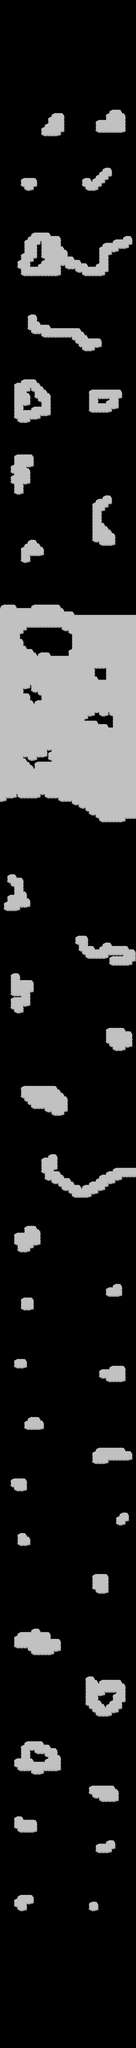

This is a level from a 2D game, rendered from its Tiled map with the project's own tilesets. A one-line summary and the map file follow, with tile-layer data summarised:
An orthogonal 40x600 tile map with 20x20 px tiles, 1 tile layer (cloud), 1 hidden layer not drawn, 2 tilesets.

<map version="1.0" orientation="orthogonal" width="40" height="600" tilewidth="20" tileheight="20">
 <tileset firstgid="1" name="clouds" tilewidth="20" tileheight="20">
  <image source="../assets/img/clouds.png" trans="ff00ff" width="100" height="60" />
 </tileset>
 <tileset firstgid="16" name="map_helper" tilewidth="20" tileheight="20">
  <image source="../assets/img/map_helper.png" width="160" height="100" />
 </tileset>
 <layer name="cloud" width="40" height="600" opacity="0.76">
  <properties>
   <property name="layerIndex" value="4" />
   <property name="parallaxFactorY" value="2" />
  </properties>
  <data>[24000 cells, 4216 non-empty, 13 distinct tile ids]</data>
 </layer>
 <layer name="set" width="40" height="600" visible="0" opacity="0.37">
  <data>[24000 cells, 24000 non-empty, 2 distinct tile ids]</data>
 </layer>
</map>
